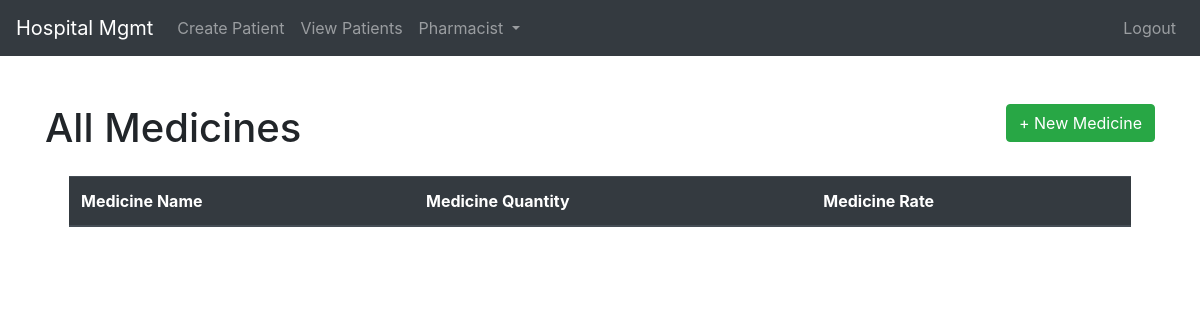
Before: /all_medicines with the older database file.
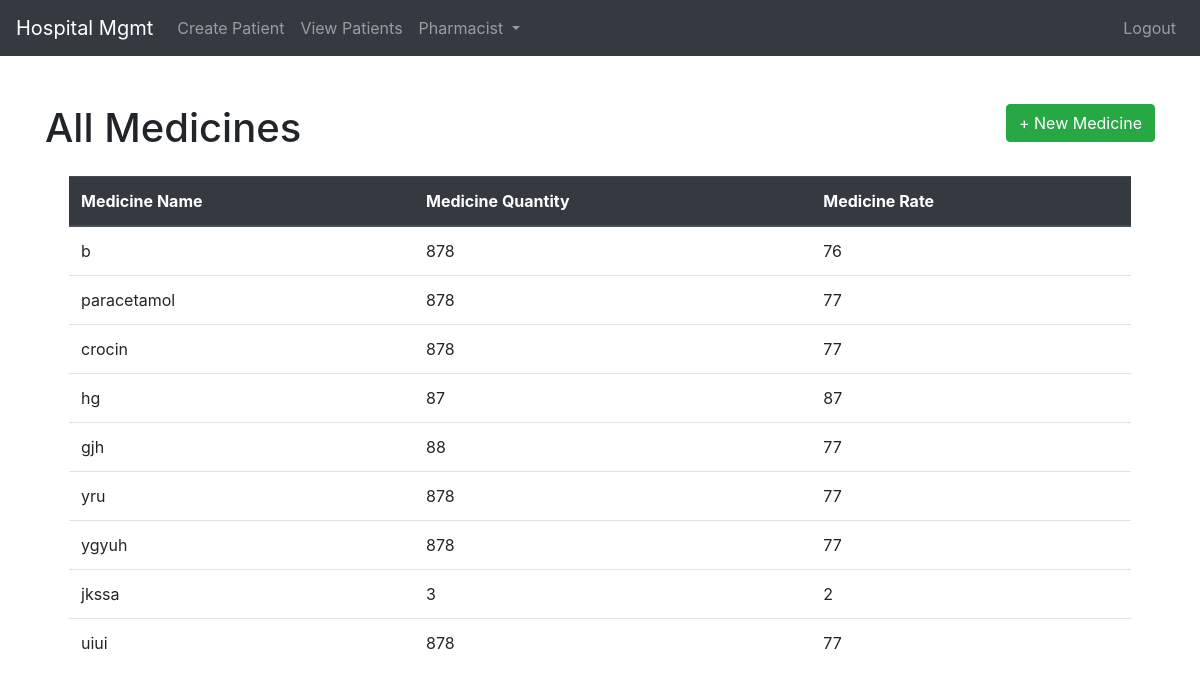
After: the same page with the newer database file.
### models.py (models this page shows)
class Med(db.Model):
    mid = db.Column(db.Integer,primary_key=True)
    mname = db.Column(db.String(150), nullable = False , unique=True)
    quantity = db.Column(db.String(150), nullable = False)
    Rate = db.Column(db.Integer, nullable = False)

### views/pharmacist.py (the view)
@pharmacist.route('/all_medicines')
def allmedicines():
    medicines=Med.query.all()
    return render_template('pharmacist/medicines.html', medicines=medicines)

### models.py (called while the page is built)
@event.listens_for(Engine, "connect")
def set_sqlite_pragma(dbapi_connection, connection_record):
    cursor = dbapi_connection.cursor()
    cursor.execute("PRAGMA foreign_keys=ON")
    cursor.close()

### templates/pharmacist/medicines.html (shortened to what this page needs)
{% extends 'base.html' %}
{% block body %}
<br>
<div>
    <h1 style="display:inline">All Medicines</h1>
    <a style="display:inline" class="btn btn-success float-right" href="/add_medicine" >+ New Medicine</a>
</div>
    <div class="row align-items-center justify-content-around mx-0">
        <div id="table" class="col-lg-12  px-4 py-4  order-1 order-lg-2">
                <table class="table">
                    <thead class="thead-dark">
                      <tr>
                        <th scope="col">Medicine Name</th>
                        <th scope="col">Medicine Quantity</th>
                        <th scope="col">Medicine Rate</th>
                      </tr>
                    </thead>
                    <tbody>
                        {% for medicine in medicines %}
                        <tr>
                            <td>{{medicine.mname}}</td>
                            <td>{{medicine.quantity}}</td>
                            <td>{{medicine.Rate}}</td>
                        </tr>
                        {% endfor %}
                    </tbody>
                  </table>
        </div>
    </div>
{% endblock %}

Changed rows visible on the page:
added Med: mname "b", quantity "878", Rate "76"
added Med: mname "paracetamol", quantity "878", Rate "77"
added Med: mname "crocin", quantity "878", Rate "77"
added Med: mname "hg", quantity "87", Rate "87"
added Med: mname "gjh", quantity "88", Rate "77"
added Med: mname "yru", quantity "878", Rate "77"
added Med: mname "ygyuh", quantity "878", Rate "77"
added Med: mname "jkssa", quantity "3", Rate "2"
added Med: mname "uiui", quantity "878", Rate "77"
